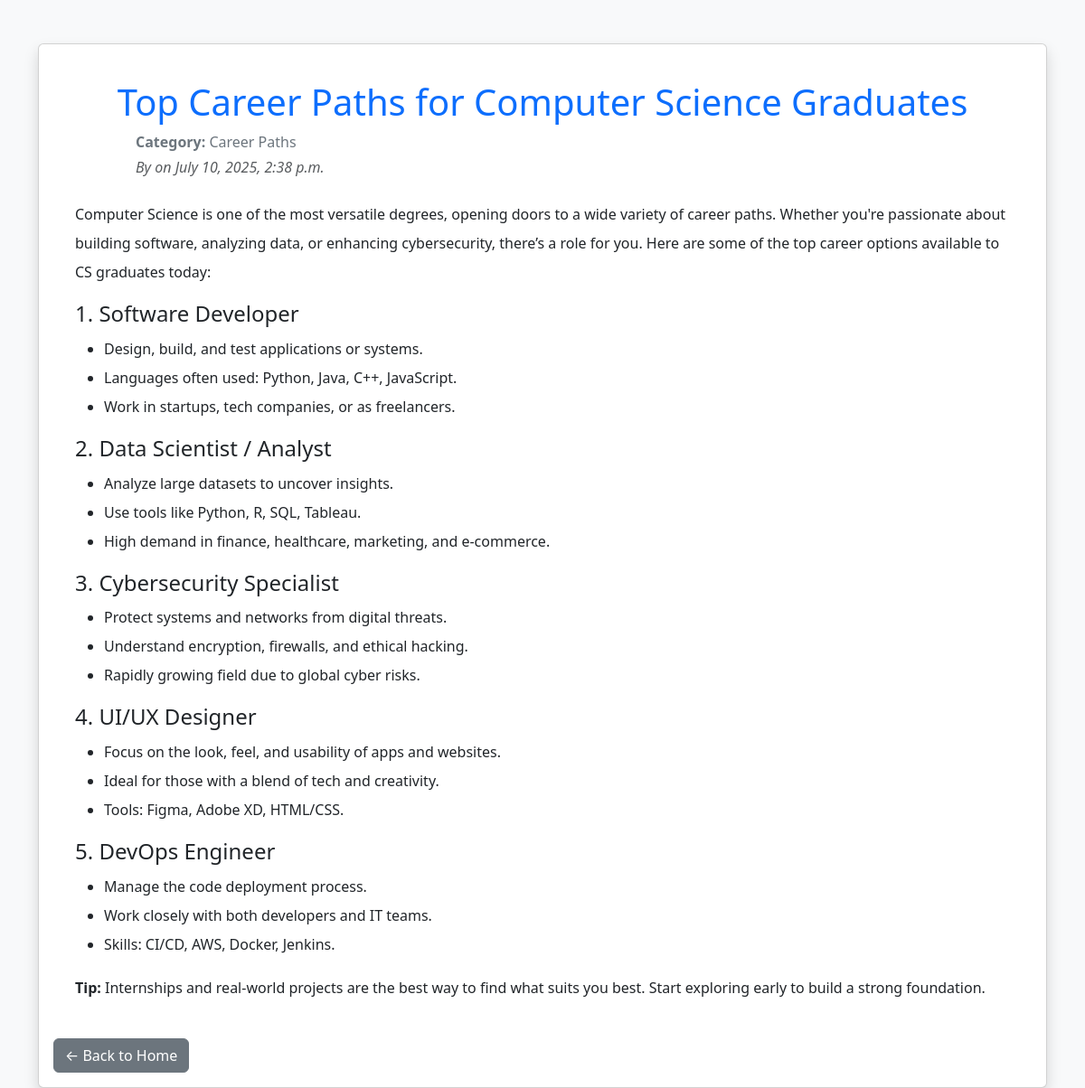
The page /post/10/ on the database its author committed.
### BlogApp/models.py (models this page shows, shortened)
class BlogPost(models.Model):
    title = models.CharField(max_length=200)
    content = models.TextField()
    published_date = models.DateTimeField(auto_now_add=True)
    author = models.CharField(max_length=100)
    category = models.CharField(max_length=100)

### BlogApp/views.py (the view)
# urls.py: path('post/<int:post_id>/', views.post_detail, name='post_detail'),
def post_detail(request, post_id):
    post = get_object_or_404(BlogPost, id=post_id)
    return render(request, 'post_detail.html', {'post': post})

### BlogApp/templates/post_detail.html (shortened to what this page needs)
{% load static %}
<!DOCTYPE html>
<html lang="en">
<head>
    <link rel="stylesheet" href="{% static 'css/bootstrap.min.css' %}">
</head>
<body class="bg-light">
    <div class="container mt-5">
        <div class="card shadow">
            <div class="card-body">
                <h1 class="card-title text-primary text-center mt-4 mx-4">{{ post.title }}</h1>
                <div class="ms-auto" style="max-width: 900px; margin: 0 auto; text-align: left;">
                <p class="text-secondary mb-1">
                <strong>Category:</strong> {{ post.category }}
                </p>
                <p class="text-muted fst-italic">
                 By {{ post.author }} on {{ post.published_date }}
                </p>
                </div>
                <div class="mt-4 mx-4">
                    <div class="content fs-6 lh-lg">
                        {{ post.content|safe }}
                    </div>
                </div>
                <a href="{% url 'home' %}" class="btn btn-secondary mt-4">← Back to Home</a>
            </div>
        </div>
    </div>
</body>
</html>

### rows shown on the page
BlogPost: title "Top Career Paths for Computer Science Graduates", category "Career Paths", published_date "July 10, 2025, 2:38 p.m.", content "Computer Science is one of the most versatile degrees, opening doors to a wide variety of career paths. Whether you're passionate about building software, analyzing data, or enhancing cybersecurity, there’s a role for you. Here are some of the top career options available to CS graduates today: 1. Software Developer Design, build, and test applications or systems. Languages often used: Python, Java, C++, JavaScript. Work in startups, tech companies, or as freelancers. 2. Data Scientist / Analyst Analyze large datasets to uncover insights. Use tools like Python, R, SQL, Tableau. High demand in finance, healthcare, marketing, and e-commerce. 3. Cybersecurity Specialist Protect systems and…"
